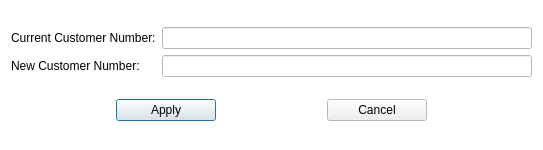
<?xml version="1.0" encoding="UTF-8"?>
<ui version="4.0">
 <class>CustomerNumberBox</class>
 <widget class="QDialog" name="CustomerNumberBox">
  <property name="geometry">
   <rect>
    <x>0</x>
    <y>0</y>
    <width>543</width>
    <height>150</height>
   </rect>
  </property>
  <property name="sizePolicy">
   <sizepolicy hsizetype="Preferred" vsizetype="Preferred">
    <horstretch>0</horstretch>
    <verstretch>0</verstretch>
   </sizepolicy>
  </property>
  <property name="minimumSize">
   <size>
    <width>0</width>
    <height>0</height>
   </size>
  </property>
  <property name="maximumSize">
   <size>
    <width>16777215</width>
    <height>16777215</height>
   </size>
  </property>
  <property name="palette">
   <palette>
    <active>
     <colorrole role="Base">
      <brush brushstyle="SolidPattern">
       <color alpha="255">
        <red>255</red>
        <green>255</green>
        <blue>255</blue>
       </color>
      </brush>
     </colorrole>
     <colorrole role="Window">
      <brush brushstyle="SolidPattern">
       <color alpha="255">
        <red>255</red>
        <green>255</green>
        <blue>255</blue>
       </color>
      </brush>
     </colorrole>
    </active>
    <inactive>
     <colorrole role="Base">
      <brush brushstyle="SolidPattern">
       <color alpha="255">
        <red>255</red>
        <green>255</green>
        <blue>255</blue>
       </color>
      </brush>
     </colorrole>
     <colorrole role="Window">
      <brush brushstyle="SolidPattern">
       <color alpha="255">
        <red>255</red>
        <green>255</green>
        <blue>255</blue>
       </color>
      </brush>
     </colorrole>
    </inactive>
    <disabled>
     <colorrole role="Base">
      <brush brushstyle="SolidPattern">
       <color alpha="255">
        <red>255</red>
        <green>255</green>
        <blue>255</blue>
       </color>
      </brush>
     </colorrole>
     <colorrole role="Window">
      <brush brushstyle="SolidPattern">
       <color alpha="255">
        <red>255</red>
        <green>255</green>
        <blue>255</blue>
       </color>
      </brush>
     </colorrole>
    </disabled>
   </palette>
  </property>
  <property name="windowTitle">
   <string>Edit Customer Number</string>
  </property>
  <property name="windowIcon">
   <iconset resource="resources.qrc">
    <normaloff>:/MainWindow/img/volfo160.ico</normaloff>:/MainWindow/img/volfo160.ico</iconset>
  </property>
  <property name="autoFillBackground">
   <bool>false</bool>
  </property>
  <layout class="QVBoxLayout" name="verticalLayout_2">
   <item>
    <layout class="QGridLayout" name="gridLayout">
     <item row="0" column="0">
      <widget class="QLabel" name="label_old">
       <property name="text">
        <string>Current Customer Number:</string>
       </property>
      </widget>
     </item>
     <item row="0" column="1">
      <widget class="QLineEdit" name="lineEditOld">
       <property name="readOnly">
        <bool>true</bool>
       </property>
      </widget>
     </item>
     <item row="1" column="0">
      <widget class="QLabel" name="label_new">
       <property name="text">
        <string>New Customer Number:</string>
       </property>
      </widget>
     </item>
     <item row="1" column="1">
      <widget class="QLineEdit" name="lineEditNew"/>
     </item>
    </layout>
   </item>
   <item>
    <layout class="QHBoxLayout" name="horizontalLayout">
     <item>
      <widget class="QPushButton" name="applyButton">
       <property name="maximumSize">
        <size>
         <width>100</width>
         <height>16777215</height>
        </size>
       </property>
       <property name="text">
        <string>Apply</string>
       </property>
      </widget>
     </item>
     <item>
      <widget class="QPushButton" name="cancelButton">
       <property name="maximumSize">
        <size>
         <width>100</width>
         <height>16777215</height>
        </size>
       </property>
       <property name="text">
        <string>Cancel</string>
       </property>
      </widget>
     </item>
    </layout>
   </item>
  </layout>
 </widget>
 <resources>
  <include location="resources.qrc"/>
 </resources>
 <connections/>
</ui>
